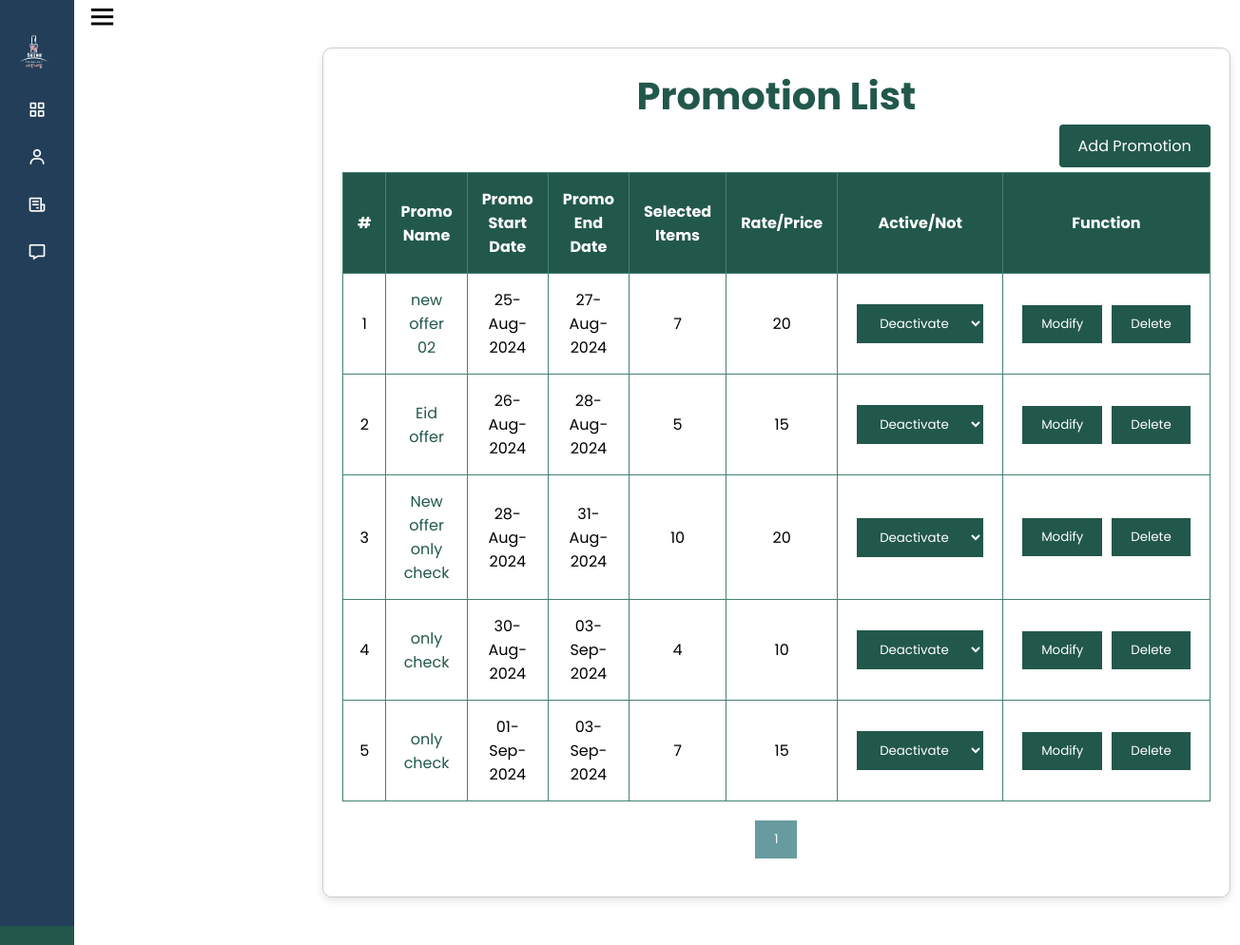
Page /promotion_list.php on the committed database.
### tables this page shows
CREATE TABLE IF NOT EXISTS `promotion` (
  `p_no` int(11) NOT NULL AUTO_INCREMENT,
  `p_name` varchar(30) NOT NULL,
  `p_s_date` date NOT NULL,
  `p_e_date` date NOT NULL,
  `p_s_items` int(11) DEFAULT NULL,
  `p_rate_price` varchar(5) NOT NULL,
  `status` int(11) DEFAULT NULL,
  PRIMARY KEY (`p_no`)
);

### promotion_list.php (the view, shortened to what this page needs)
<?php
include 'common.php';
$records_per_page = 10;
$page = isset($_GET['page']) ? (int)$_GET['page'] : 1;
$page = ($page > 0) ? $page : 1;
$start_from = ($page - 1) * $records_per_page;
$sql = "SELECT COUNT(*) AS total FROM promotion";
$result = $conn->query($sql);
$total_records = $result->fetch_assoc()['total'];
$number_of_pages = ceil($total_records / $records_per_page);
$sql = "SELECT p_no, p_name, p_s_date, p_e_date, p_s_items, p_rate_price, status FROM promotion LIMIT $start_from, $records_per_page";
$result = $conn->query($sql);
?>
<!DOCTYPE html>
<html lang="en">
<head>
    <link rel="stylesheet" href="css/promotion_list.css">
</head>
<body>
    <?php include "side_bar.php"; ?>
    <div class="container">
        <h1>Promotion List</h1>
        <a href="./promotion_add.php"><button class="add">Add Promotion</button></a>
        <table class="customer-table">
            <thead>
                <tr>
                    <th>#</th>
                    <th>Promo Name</th>
                    <th>Promo Start Date</th>
                    <th>Promo End Date</th>
                    <th>Selected Items</th>
                    <th>Rate/Price</th>
                    <th>Active/Not</th>
                    <th>Function</th>
                </tr>
            </thead>
            <tbody>
                <?php
                if ($result->num_rows > 0) {
                    $counter = $start_from + 1;
                    while ($row = $result->fetch_assoc()) {
                        $p_no = $row['p_no'];
                        $p_name = htmlspecialchars($row['p_name']);
                        $p_s_date = date('d-M-Y', strtotime($row['p_s_date']));
                        $p_e_date = date('d-M-Y', strtotime($row['p_e_date']));
                        $p_s_items = htmlspecialchars($row['p_s_items']);
                        $p_rate_price = htmlspecialchars($row['p_rate_price']);
                        $current_status = (int)$row['status'];
                        echo "<tr>";
                        echo "<td>{$counter}</td>";
                        echo "<td><a href='./promotion_view.php?p_no={$p_no}'>{$p_name}</a></td>";
                        echo "<td>{$p_s_date}</td>";
                        echo "<td>{$p_e_date}</td>";
                        echo "<td>{$p_s_items}</td>";
                        echo "<td>{$p_rate_price}</td>";
                        echo "<td>";
                        echo "<form id='statusForm-{$p_no}' method='POST' action='./update_status.php'>";
                        echo "<select class='page-btn' name='status' id='status_{$p_no}' onchange=\"confirmAction('{$p_no}', this.value)\">";
                        echo "<option value='0'" . ($current_status === 0 ? ' selected' : '') . ">Deactivate</option>";
                        echo "</select>";
                        echo "</form>";
                        echo "</td>";
                        echo "<td>";
                        echo "<div style='display: flex;'>";
                        echo "<a href='./promotion_modify.php?p_no={$p_no}'><button class='page-btn'>Modify</button></a>";
                        echo "<form method='POST' action='./delete_promotion.php' onsubmit='return confirm(\"Are you sure you want to delete this promotion?\");'>";
                        echo "<button type='submit' class='page-btn'>Delete</button>";
                        echo "</form>";
                        echo "</div>";
                        echo "</td>";
                        echo "</tr>";
                        $counter++;
                    }
                } else {
                    echo "<tr><td colspan='8'>No promotions found.</td></tr>";
                }
                ?>
            </tbody>
        </table>
        <div class="pagination">
            <?php for ($i = 1; $i <= $number_of_pages; $i++): ?>
                <a href="?page=<?php echo $i; ?>"><button class="page-btn <?php echo ($i == $page) ? 'active' : ''; ?>"><?php echo $i; ?></button></a>
            <?php endfor; ?>
        </div>
    </div>
</body>
</html>

### css/promotion_list.css (style rules this page uses)
h1 { text-align: center; font-size: 40px; color: #22584b; }
.container { width:100%; margin: 50px; margin-left: 280px; padding: 20px; background-color: #ffffff; border: 1px solid #ccc; border-radius: 10px; box-shadow: 0 4px 8px rgba(0, 0, 0, 0.1); }
.add { padding: 10px 20px; font-size: 16px; background-color: #22584b; color: #fff; border: none; border-radius: 4px; cursor: pointer; transition: background-color 0.3s ease; float: right; margin-bottom: 5px; }
.customer-table { width: 100%; margin: 20px auto; border-collapse: collapse; align-items: center; }
.customer-table th, .customer-table td { border: 1px solid #448275; padding: 15px; text-align: center; vertical-align: middle; }
.customer-table th { background-color: #22584b; color: #ffffff; }
.customer-table tbody tr:nth-child(even) { background-color: white; }
.customer-table a { color: #22584b; text-decoration: none; }
.pagination { display: flex; justify-content: center; margin-bottom: 20px; }
.page-btn { background-color: #22584b; color: white; border: none; padding: 6px 6px; margin: 5px; cursor: pointer; display: inline-block; }
.page-btn.active { background-color: #679b9f; }
.page-btn { background-color: #22584b; color: white; border: none; padding: 10px 20px; margin: 0 5px; cursor: pointer; }

### css/side_bar.css (style rules this page uses)
* { margin: 0; padding: 0; box-sizing: border-box; font-family: 'Poppins', sans-serif; }
body { display: flex; margin-right: 10%; }

### rows in the picture
promotion: p_name "new offer 02", p_s_date "25-Aug-2024", p_e_date "27-Aug-2024", p_s_items "7", p_rate_price "20", status "Deactivate"
promotion: p_name "Eid offer", p_s_date "26-Aug-2024", p_e_date "28-Aug-2024", p_s_items "5", p_rate_price "15", status "Deactivate"
promotion: p_name "New offer only check", p_s_date "28-Aug-2024", p_e_date "31-Aug-2024", p_s_items "10", p_rate_price "20", status "Deactivate"
promotion: p_name "only check", p_s_date "30-Aug-2024", p_e_date "03-Sep-2024", p_s_items "4", p_rate_price "10", status "Deactivate"
promotion: p_name "only check", p_s_date "01-Sep-2024", p_e_date "03-Sep-2024", p_s_items "7", p_rate_price "15", status "Deactivate"
